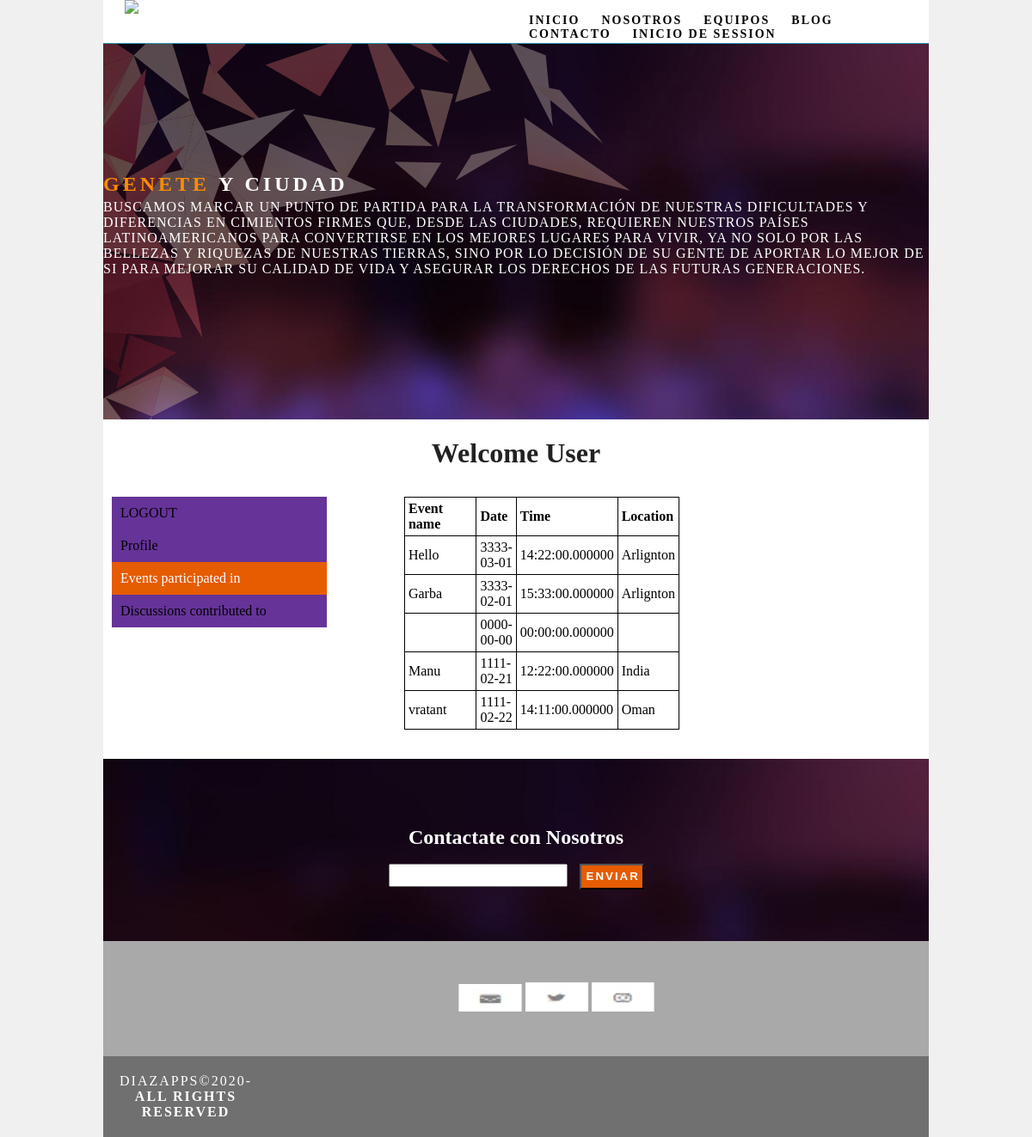
/php/userevents.php, run on the app's committed database.
### tables this page shows
CREATE TABLE `events` (
  `event_id` int(20) NOT NULL,
  `event_name` varchar(50) NOT NULL,
  `event_date` date NOT NULL,
  `event_time` time(6) NOT NULL,
  `event_location` varchar(50) NOT NULL,
  `event_description` varchar(200) NOT NULL,
  `user_id` int(20) NOT NULL
);

### php/userevents.php (the view, shortened to what this page needs)
<?php
	$con = mysqli_connect('localhost', 'root', '');
mysqli_select_db($con, 'registrationform_inicio');
$t = "select * from events";
$query = mysqli_query($con, $t);
	?>
<!DOCTYPE html>
<html lang="en">
<head>
<link rel="stylesheet" type="text/css" href="../css/ciuad.css">
</head>
<body>
<div class="container_inicio">
  <header class="header_inicio"> <a href="">
    <img class="logo" src="images/Logotipo.png" alt="logo">
    </a>
    <nav>
      <ul>
        <li><a href="Inicio.php">INICIO</a></li>
        <li><a href="Nosotros.html">NOSOTROS</a></li>
        <li> <a href="Equipos.html">EQUIPOS</a></li>
		<li><a href="http://ndd9444.uta.cloud">BLOG</a></li>
        <li><a href="Contacto.html">CONTACTO</a></li>
        <li> <a href="Inicio de Session.php">INICIO DE SESSION</a></li>
      </ul>
    </nav>
  </header>
<section class="hero_inicio" id="hero_inicio">
    <h2 class="hero_header_inicio">GENETE <span class="light_inicio">Y CIUDAD</span></h2>
    <p class="tagline_inicio">
   Buscamos marcar un punto de partida para la transformación de nuestras
   dificultades y diferencias en cimientos firmes que, desde las ciudades,
   requieren nuestros países latinoamericanos para convertirse en los mejores
   lugares para vivir, ya no solo por las bellezas y riquezas de nuestras tierras, sino
   por lo decisión de su gente de aportar lo mejor de si para mejorar su calidad de
   vida y asegurar los derechos de las futuras generaciones.</p>
  </section>
	<div> <h1 id="hello1">Welcome User</h1></div>
<div class="row">
	<div class="column2_inicio">
		<div class="vertical-menu">
		  <a href="logout.php">LOGOUT</a>
		  <a href="home.php">Profile</a>
		  <a href="userevents.php" class="active">Events participated in</a>
		  <a href="../after_login_user_discussions.php">Discussions contributed to</a>
		</div>
		</div>
	<div class="column2_inicio">
		<table class="table" >
  <tr class="table">
    <th class="table">Event name</th>
    <th class="table" >Date</th>
    <th class="table">Time</th>
	<th class="table">Location</th>
  </tr>
			<?php
			while($row = mysqli_fetch_assoc($query))
			{
			?>
  <tr class="table">
    <td class="table"><?php echo $row['event_name'];?></td>
    <td class="table"><?php echo $row['event_date'];?></td>
    <td class="table"><?php echo $row['event_time'];?></td>
	  <td class="table"><?php echo $row['event_location'];?></td>
  </tr>
 <?php
			}
			?>
</table>
	</div>
	<div class="column2_inicio">
	</div>
</div>
  <section class="footer_main" id="contact_inicio">
	 <form method="post" action="php/subscribe.php">
    <h2 class="footer_header">Contactate con Nosotros</h2>
	<input id="subsrcibe" type="email" name="subscribe">
	<input value="ENVIAR" type="submit" name="submit" class="button">
		 </form>
  </section>
	<div id="social_icons_footer">
		<a href="#"><img src="../images/msg_footer.JPG" alt="msg"></a>
		<a href="#"><img src="../images/twitter_footer - Copy.JPG" alt="twitter"></a>
		<a href="#"><img src="../images/insta_footer.JPG" alt="insta"></a>
	</div>
  <div class="copyright">Diazapps&copy;2020- <strong>All rights reserved</strong>
	</div>
</div>
</body>
</html>

### css/ciuad.css (style rules this page uses)
body { font-family: "Roboto Regular"; background-color: #f0f0f0; margin-top: 0px; margin-right: 0px; margin-bottom: 0px; margin-left: 0px; font-style: normal; font-weight: 200; }
p { color: black; }
h1 { font-family: "Montserrat"; color: #222222; font-weight: 600; }
h2 { font-family: "Montserrat"; color: #222222; font-weight: 600; }
.container_inicio { width: 80%; margin-left: auto; margin-right: auto; height: 1000px; background-color: #FFFFFF; }
.header_inicio { width: 100%; height: 5%; background-color: white; border-bottom: 1px solid #2C9AB7; }
.logo { color: #fff; font-weight: bold; text-align: undefined; width: 2.5%; float: left; margin-top: 0px; margin-left: 25px; letter-spacing: 4px; position: absolute; }
nav { float: right; width: 50%; text-align: right; margin-right: 25px; }
header nav ul { list-style: none; float: right; }
nav ul li { float: left; color: #FFFFFF; font-size: 14px; text-align: left; margin-right: 25px; letter-spacing: 2px; font-weight: bold; transition: all 0.3s linear; }
ul li a { color: black; text-decoration: none; }
.active { color: #e65c00; }
.hero_header_inicio { color: darkorange; text-align: left ; margin-top: 0px; margin-right: 0px; margin-bottom: 0px; margin-left: 0px; letter-spacing: 4px; }
.hero_inicio { background-image: url("../images/homepage-inicio.jpg"); padding-top: 150px; padding-bottom: 150px; }
.light_inicio { font-weight: bold; color: white; }
.tagline_inicio { text-align: left ; color: #FFFFFF; margin-top: 4px; font-weight: lighter; text-transform: uppercase; letter-spacing: 1px; }
.button { width: 75px; height: 30px; margin-top: 0px; margin-right: auto; margin-bottom: auto; margin-left: 10px; text-align: center; vertical-align: middle; text-transform: uppercase; font-weight: bold; letter-spacing: 2px; color: #FFFFFF; transition: all 0.3s linear; background-color: #e65c00; }
.copyright { text-align: center; padding-top: 0px; padding-bottom: 0px; padding-right: 80%; padding-left: 0px; background-color: #717070; color: #FFFFFF; text-transform: uppercase; font-weight: lighter; letter-spacing: 2px; border-top-width: 2px; }
.footer_main { background-image: url("../images/homepage-one-banner.jpg"); padding-top: 60px; padding-bottom: 60PX; margin-bottom: 0px; text-align: center; background-repeat: repeat; text-decoration-color: white; }
.footer_header { padding-left: 10px; padding-right: 10px; line-height: 22px; text-align: center; color: white; }
.row { width: 100%; margin-top: 0px; margin-right: 0px; margin-bottom: 0px; margin-left: 0px; padding-top: 0px; padding-right: 0px; padding-bottom: 0px; padding-left: 0px; display: inline-block; }
#social_icons_footer { padding: 5% 0 5% 43%; background-color: darkgray; }
.copyright { text-align: center; padding-top: 20px; padding-bottom: 20px; background-color: #717070; color: #FFFFFF; text-transform: uppercase; font-weight: lighter; letter-spacing: 2px; border-top-width: 2px; }
#hello1 { text-align: center; }
.vertical-menu { width: 250px; }
.vertical-menu a { background-color: rebeccapurple; color: black; display: block; padding: 10px; text-decoration: none; }
.vertical-menu a.active { background-color: #e65c00; color: white; }
.table { border: 1px solid black; border-collapse: collapse; padding: 4px; text-align: left; width: 100%; }
.column2_inicio { float: left; width: 33.33%; padding: 10px; }
.row:after { content: ""; display: table; clear: both; }
#subsrcibe { width: 200px; height: 21px; }

### data on the page
events: event_name "Hello", event_date "3333-03-01", event_time "14:22:00.000000", event_location "Arlignton"
events: event_name "Garba", event_date "3333-02-01", event_time "15:33:00.000000", event_location "Arlignton"
events: event_date "0000-00-00", event_time "00:00:00.000000"
events: event_name "Manu", event_date "1111-02-21", event_time "12:22:00.000000", event_location "India"
events: event_name "vratant", event_date "1111-02-22", event_time "14:11:00.000000", event_location "Oman"
